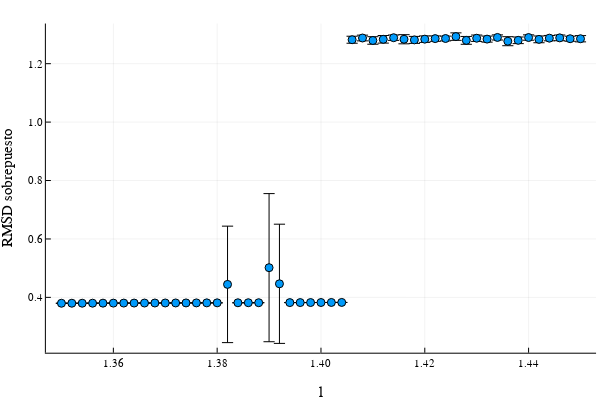

Notebook code for this chart:
### Code cell
p = plot()
scatter!(lvals,rmsds_mean,yerror=rmsds_error,ylabel="RMSD sobrepuesto",xlabel="l",label=false)

### Figure 1 — Plotly figure (JSON) as saved in the notebook; plotly's stock layout.template omitted (floating-point values rounded to 4 significant figures)
{"data": [{"colorbar": {"title": {"text": ""}}, "legendgroup": "", "line": {"color": "rgba(0, 0, 0, 1)", "dash": "solid", "shape": "linear", "width": 1}, "marker": {"color": "rgba(0, 0, 0, 1)", "line": {"color": "rgba(0, 0, 0, 1)", "width": 1}, "size": 8, "symbol": "line-ew"}, "mode": "lines+markers", "name": "", "showlegend": false, "type": "scatter", "x": [1.35, 1.35], "xaxis": "x", "y": [0.3799, 0.3799], "yaxis": "y", "zmax": null, "zmin": null}, {"colorbar": {"title": {"text": ""}}, "legendgroup": "", "line": {"color": "rgba(0, 0, 0, 1)", "dash": "solid", "shape": "linear", "width": 1}, "marker": {"color": "rgba(0, 0, 0, 1)", "line": {"color": "rgba(0, 0, 0, 1)", "width": 1}, "size": 8, "symbol": "line-ew"}, "mode": "lines+markers", "name": "", "showlegend": false, "type": "scatter", "x": [1.352, 1.352], "xaxis": "x", "y": [0.38, 0.38], "yaxis": "y", "zmax": null, "zmin": null}, {"colorbar": {"title": {"text": ""}}, "legendgroup": "", "line": {"color": "rgba(0, 0, 0, 1)", "dash": "solid", "shape": "linear", "width": 1}, "marker": {"color": "rgba(0, 0, 0, 1)", "line": {"color": "rgba(0, 0, 0, 1)", "width": 1}, "size": 8, "symbol": "line-ew"}, "mode": "lines+markers", "name": "", "showlegend": false, "type": "scatter", "x": [1.354, 1.354], "xaxis": "x", "y": [0.38, 0.38], "yaxis": "y", "zmax": null, "zmin": null}, {"colorbar": {"title": {"text": ""}}, "legendgroup": "", "line": {"color": "rgba(0, 0, 0, 1)", "dash": "solid", "shape": "linear", "width": 1}, "marker": {"color": "rgba(0, 0, 0, 1)", "line": {"color": "rgba(0, 0, 0, 1)", "width": 1}, "size": 8, "symbol": "line-ew"}, "mode": "lines+markers", "name": "", "showlegend": false, "type": "scatter", "x": [1.356, 1.356], "xaxis": "x", "y": [0.3801, 0.3801], "yaxis": "y", "zmax": null, "zmin": null}, {"colorbar": {"title": {"text": ""}}, "legendgroup": "", "line": {"color": "rgba(0, 0, 0, 1)", "dash": "solid", "shape": "linear", "width": 1}, "marker": {"color": "rgba(0, 0, 0, 1)", "line": {"color": "rgba(0, 0, 0, 1)", "width": 1}, "size": 8, "symbol": "line-ew"}, "mode": "lines+markers", "name": "", "showlegend": false, "type": "scatter", "x": [1.358, 1.358], "xaxis": "x", "y": [0.3802, 0.3802], "yaxis": "y", "zmax": null, "zmin": null}, {"colorbar": {"title": {"text": ""}}, "legendgroup": "", "line": {"color": "rgba(0, 0, 0, 1)", "dash": "solid", "shape": "linear", "width": 1}, "marker": {"color": "rgba(0, 0, 0, 1)", "line": {"color": "rgba(0, 0, 0, 1)", "width": 1}, "size": 8, "symbol": "line-ew"}, "mode": "lines+markers", "name": "", "showlegend": false, "type": "scatter", "x": [1.36, 1.36], "xaxis": "x", "y": [0.3803, 0.3803], "yaxis": "y", "zmax": null, "zmin": null}, {"colorbar": {"title": {"text": ""}}, "legendgroup": "", "line": {"color": "rgba(0, 0, 0, 1)", "dash": "solid", "shape": "linear", "width": 1}, "marker": {"color": "rgba(0, 0, 0, 1)", "line": {"color": "rgba(0, 0, 0, 1)", "width": 1}, "size": 8, "symbol": "line-ew"}, "mode": "lines+markers", "name": "", "showlegend": false, "type": "scatter", "x": [1.362, 1.362], "xaxis": "x", "y": [0.3804, 0.3804], "yaxis": "y", "zmax": null, "zmin": null}, {"colorbar": {"title": {"text": ""}}, "legendgroup": "", "line": {"color": "rgba(0, 0, 0, 1)", "dash": "solid", "shape": "linear", "width": 1}, "marker": {"color": "rgba(0, 0, 0, 1)", "line": {"color": "rgba(0, 0, 0, 1)", "width": 1}, "size": 8, "symbol": "line-ew"}, "mode": "lines+markers", "name": "", "showlegend": false, "type": "scatter", "x": [1.364, 1.364], "xaxis": "x", "y": [0.3805, 0.3805], "yaxis": "y", "zmax": null, "zmin": null}, {"colorbar": {"title": {"text": ""}}, "legendgroup": "", "line": {"color": "rgba(0, 0, 0, 1)", "dash": "solid", "shape": "linear", "width": 1}, "marker": {"color": "rgba(0, 0, 0, 1)", "line": {"color": "rgba(0, 0, 0, 1)", "width": 1}, "size": 8, "symbol": "line-ew"}, "mode": "lines+markers", "name": "", "showlegend": false, "type": "scatter", "x": [1.366, 1.366], "xaxis": "x", "y": [0.3806, 0.3806], "yaxis": "y", "zmax": null, "zmin": null}, {"colorbar": {"title": {"text": ""}}, "legendgroup": "", "line": {"color": "rgba(0, 0, 0, 1)", "dash": "solid", "shape": "linear", "width": 1}, "marker": {"color": "rgba(0, 0, 0, 1)", "line": {"color": "rgba(0, 0, 0, 1)", "width": 1}, "size": 8, "symbol": "line-ew"}, "mode": "lines+markers", "name": "", "showlegend": false, "type": "scatter", "x": [1.368, 1.368], "xaxis": "x", "y": [0.3807, 0.3807], "yaxis": "y", "zmax": null, "zmin": null}, {"colorbar": {"title": {"text": ""}}, "legendgroup": "", "line": {"color": "rgba(0, 0, 0, 1)", "dash": "solid", "shape": "linear", "width": 1}, "marker": {"color": "rgba(0, 0, 0, 1)", "line": {"color": "rgba(0, 0, 0, 1)", "width": 1}, "size": 8, "symbol": "line-ew"}, "mode": "lines+markers", "name": "", "showlegend": false, "type": "scatter", "x": [1.37, 1.37], "xaxis": "x", "y": [0.3808, 0.3808], "yaxis": "y", "zmax": null, "zmin": null}, {"colorbar": {"title": {"text": ""}}, "legendgroup": "", "line": {"color": "rgba(0, 0, 0, 1)", "dash": "solid", "shape": "linear", "width": 1}, "marker": {"color": "rgba(0, 0, 0, 1)", "line": {"color": "rgba(0, 0, 0, 1)", "width": 1}, "size": 8, "symbol": "line-ew"}, "mode": "lines+markers", "name": "", "showlegend": false, "type": "scatter", "x": [1.372, 1.372], "xaxis": "x", "y": [0.3809, 0.3809], "yaxis": "y", "zmax": null, "zmin": null}, {"colorbar": {"title": {"text": ""}}, "legendgroup": "", "line": {"color": "rgba(0, 0, 0, 1)", "dash": "solid", "shape": "linear", "width": 1}, "marker": {"color": "rgba(0, 0, 0, 1)", "line": {"color": "rgba(0, 0, 0, 1)", "width": 1}, "size": 8, "symbol": "line-ew"}, "mode": "lines+markers", "name": "", "showlegend": false, "type": "scatter", "x": [1.374, 1.374], "xaxis": "x", "y": [0.381, 0.381], "yaxis": "y", "zmax": null, "zmin": null}, {"colorbar": {"title": {"text": ""}}, "legendgroup": "", "line": {"color": "rgba(0, 0, 0, 1)", "dash": "solid", "shape": "linear", "width": 1}, "marker": {"color": "rgba(0, 0, 0, 1)", "line": {"color": "rgba(0, 0, 0, 1)", "width": 1}, "size": 8, "symbol": "line-ew"}, "mode": "lines+markers", "name": "", "showlegend": false, "type": "scatter", "x": [1.376, 1.376], "xaxis": "x", "y": [0.3811, 0.3811], "yaxis": "y", "zmax": null, "zmin": null}, {"colorbar": {"title": {"text": ""}}, "legendgroup": "", "line": {"color": "rgba(0, 0, 0, 1)", "dash": "solid", "shape": "linear", "width": 1}, "marker": {"color": "rgba(0, 0, 0, 1)", "line": {"color": "rgba(0, 0, 0, 1)", "width": 1}, "size": 8, "symbol": "line-ew"}, "mode": "lines+markers", "name": "", "showlegend": false, "type": "scatter", "x": [1.378, 1.378], "xaxis": "x", "y": [0.3812, 0.3812], "yaxis": "y", "zmax": null, "zmin": null}, {"colorbar": {"title": {"text": ""}}, "legendgroup": "", "line": {"color": "rgba(0, 0, 0, 1)", "dash": "solid", "shape": "linear", "width": 1}, "marker": {"color": "rgba(0, 0, 0, 1)", "line": {"color": "rgba(0, 0, 0, 1)", "width": 1}, "size": 8, "symbol": "line-ew"}, "mode": "lines+markers", "name": "", "showlegend": false, "type": "scatter", "x": [1.38, 1.38], "xaxis": "x", "y": [0.3813, 0.3813], "yaxis": "y", "zmax": null, "zmin": null}, {"colorbar": {"title": {"text": ""}}, "legendgroup": "", "line": {"color": "rgba(0, 0, 0, 1)", "dash": "solid", "shape": "linear", "width": 1}, "marker": {"color": "rgba(0, 0, 0, 1)", "line": {"color": "rgba(0, 0, 0, 1)", "width": 1}, "size": 8, "symbol": "line-ew"}, "mode": "lines+markers", "name": "", "showlegend": false, "type": "scatter", "x": [1.382, 1.382], "xaxis": "x", "y": [0.2451, 0.6438], "yaxis": "y", "zmax": null, "zmin": null}, {"colorbar": {"title": {"text": ""}}, "legendgroup": "", "line": {"color": "rgba(0, 0, 0, 1)", "dash": "solid", "shape": "linear", "width": 1}, "marker": {"color": "rgba(0, 0, 0, 1)", "line": {"color": "rgba(0, 0, 0, 1)", "width": 1}, "size": 8, "symbol": "line-ew"}, "mode": "lines+markers", "name": "", "showlegend": false, "type": "scatter", "x": [1.384, 1.384], "xaxis": "x", "y": [0.3815, 0.3815], "yaxis": "y", "zmax": null, "zmin": null}, {"colorbar": {"title": {"text": ""}}, "legendgroup": "", "line": {"color": "rgba(0, 0, 0, 1)", "dash": "solid", "shape": "linear", "width": 1}, "marker": {"color": "rgba(0, 0, 0, 1)", "line": {"color": "rgba(0, 0, 0, 1)", "width": 1}, "size": 8, "symbol": "line-ew"}, "mode": "lines+markers", "name": "", "showlegend": false, "type": "scatter", "x": [1.386, 1.386], "xaxis": "x", "y": [0.3816, 0.3816], "yaxis": "y", "zmax": null, "zmin": null}, {"colorbar": {"title": {"text": ""}}, "legendgroup": "", "line": {"color": "rgba(0, 0, 0, 1)", "dash": "solid", "shape": "linear", "width": 1}, "marker": {"color": "rgba(0, 0, 0, 1)", "line": {"color": "rgba(0, 0, 0, 1)", "width": 1}, "size": 8, "symbol": "line-ew"}, "mode": "lines+markers", "name": "", "showlegend": false, "type": "scatter", "x": [1.388, 1.388], "xaxis": "x", "y": [0.3817, 0.3817], "yaxis": "y", "zmax": null, "zmin": null}, {"colorbar": {"title": {"text": ""}}, "legendgroup": "", "line": {"color": "rgba(0, 0, 0, 1)", "dash": "solid", "shape": "linear", "width": 1}, "marker": {"color": "rgba(0, 0, 0, 1)", "line": {"color": "rgba(0, 0, 0, 1)", "width": 1}, "size": 8, "symbol": "line-ew"}, "mode": "lines+markers", "name": "", "showlegend": false, "type": "scatter", "x": [1.39, 1.39], "xaxis": "x", "y": [0.2482, 0.7552], "yaxis": "y", "zmax": null, "zmin": null}, {"colorbar": {"title": {"text": ""}}, "legendgroup": "", "line": {"color": "rgba(0, 0, 0, 1)", "dash": "solid", "shape": "linear", "width": 1}, "marker": {"color": "rgba(0, 0, 0, 1)", "line": {"color": "rgba(0, 0, 0, 1)", "width": 1}, "size": 8, "symbol": "line-ew"}, "mode": "lines+markers", "name": "", "showlegend": false, "type": "scatter", "x": [1.392, 1.392], "xaxis": "x", "y": [0.2425, 0.6505], "yaxis": "y", "zmax": null, "zmin": null}, {"colorbar": {"title": {"text": ""}}, "legendgroup": "", "line": {"color": "rgba(0, 0, 0, 1)", "dash": "solid", "shape": "linear", "width": 1}, "marker": {"color": "rgba(0, 0, 0, 1)", "line": {"color": "rgba(0, 0, 0, 1)", "width": 1}, "size": 8, "symbol": "line-ew"}, "mode": "lines+markers", "name": "", "showlegend": false, "type": "scatter", "x": [1.394, 1.394], "xaxis": "x", "y": [0.3821, 0.3821], "yaxis": "y", "zmax": null, "zmin": null}, {"colorbar": {"title": {"text": ""}}, "legendgroup": "", "line": {"color": "rgba(0, 0, 0, 1)", "dash": "solid", "shape": "linear", "width": 1}, "marker": {"color": "rgba(0, 0, 0, 1)", "line": {"color": "rgba(0, 0, 0, 1)", "width": 1}, "size": 8, "symbol": "line-ew"}, "mode": "lines+markers", "name": "", "showlegend": false, "type": "scatter", "x": [1.396, 1.396], "xaxis": "x", "y": [0.3822, 0.3822], "yaxis": "y", "zmax": null, "zmin": null}, {"colorbar": {"title": {"text": ""}}, "legendgroup": "", "line": {"color": "rgba(0, 0, 0, 1)", "dash": "solid", "shape": "linear", "width": 1}, "marker": {"color": "rgba(0, 0, 0, 1)", "line": {"color": "rgba(0, 0, 0, 1)", "width": 1}, "size": 8, "symbol": "line-ew"}, "mode": "lines+markers", "name": "", "showlegend": false, "type": "scatter", "x": [1.398, 1.398], "xaxis": "x", "y": [0.3823, 0.3823], "yaxis": "y", "zmax": null, "zmin": null}, {"colorbar": {"title": {"text": ""}}, "legendgroup": "", "line": {"color": "rgba(0, 0, 0, 1)", "dash": "solid", "shape": "linear", "width": 1}, "marker": {"color": "rgba(0, 0, 0, 1)", "line": {"color": "rgba(0, 0, 0, 1)", "width": 1}, "size": 8, "symbol": "line-ew"}, "mode": "lines+markers", "name": "", "showlegend": false, "type": "scatter", "x": [1.4, 1.4], "xaxis": "x", "y": [0.3824, 0.3824], "yaxis": "y", "zmax": null, "zmin": null}, {"colorbar": {"title": {"text": ""}}, "legendgroup": "", "line": {"color": "rgba(0, 0, 0, 1)", "dash": "solid", "shape": "linear", "width": 1}, "marker": {"color": "rgba(0, 0, 0, 1)", "line": {"color": "rgba(0, 0, 0, 1)", "width": 1}, "size": 8, "symbol": "line-ew"}, "mode": "lines+markers", "name": "", "showlegend": false, "type": "scatter", "x": [1.402, 1.402], "xaxis": "x", "y": [0.3826, 0.3826], "yaxis": "y", "zmax": null, "zmin": null}, {"colorbar": {"title": {"text": ""}}, "legendgroup": "", "line": {"color": "rgba(0, 0, 0, 1)", "dash": "solid", "shape": "linear", "width": 1}, "marker": {"color": "rgba(0, 0, 0, 1)", "line": {"color": "rgba(0, 0, 0, 1)", "width": 1}, "size": 8, "symbol": "line-ew"}, "mode": "lines+markers", "name": "", "showlegend": false, "type": "scatter", "x": [1.404, 1.404], "xaxis": "x", "y": [0.3827, 0.3827], "yaxis": "y", "zmax": null, "zmin": null}, {"colorbar": {"title": {"text": ""}}, "legendgroup": "", "line": {"color": "rgba(0, 0, 0, 1)", "dash": "solid", "shape": "linear", "width": 1}, "marker": {"color": "rgba(0, 0, 0, 1)", "line": {"color": "rgba(0, 0, 0, 1)", "width": 1}, "size": 8, "symbol": "line-ew"}, "mode": "lines+markers", "name": "", "showlegend": false, "type": "scatter", "x": [1.406, 1.406], "xaxis": "x", "y": [1.27, 1.294], "yaxis": "y", "zmax": null, "zmin": null}, {"colorbar": {"title": {"text": ""}}, "legendgroup": "", "line": {"color": "rgba(0, 0, 0, 1)", "dash": "solid", "shape": "linear", "width": 1}, "marker": {"color": "rgba(0, 0, 0, 1)", "line": {"color": "rgba(0, 0, 0, 1)", "width": 1}, "size": 8, "symbol": "line-ew"}, "mode": "lines+markers", "name": "", "showlegend": false, "type": "scatter", "x": [1.408, 1.408], "xaxis": "x", "y": [1.278, 1.298], "yaxis": "y", "zmax": null, "zmin": null}, {"colorbar": {"title": {"text": ""}}, "legendgroup": "", "line": {"color": "rgba(0, 0, 0, 1)", "dash": "solid", "shape": "linear", "width": 1}, "marker": {"color": "rgba(0, 0, 0, 1)", "line": {"color": "rgba(0, 0, 0, 1)", "width": 1}, "size": 8, "symbol": "line-ew"}, "mode": "lines+markers", "name": "", "showlegend": false, "type": "scatter", "x": [1.41, 1.41], "xaxis": "x", "y": [1.267, 1.292], "yaxis": "y", "zmax": null, "zmin": null}, {"colorbar": {"title": {"text": ""}}, "legendgroup": "", "line": {"color": "rgba(0, 0, 0, 1)", "dash": "solid", "shape": "linear", "width": 1}, "marker": {"color": "rgba(0, 0, 0, 1)", "line": {"color": "rgba(0, 0, 0, 1)", "width": 1}, "size": 8, "symbol": "line-ew"}, "mode": "lines+markers", "name": "", "showlegend": false, "type": "scatter", "x": [1.412, 1.412], "xaxis": "x", "y": [1.27, 1.296], "yaxis": "y", "zmax": null, "zmin": null}, {"colorbar": {"title": {"text": ""}}, "legendgroup": "", "line": {"color": "rgba(0, 0, 0, 1)", "dash": "solid", "shape": "linear", "width": 1}, "marker": {"color": "rgba(0, 0, 0, 1)", "line": {"color": "rgba(0, 0, 0, 1)", "width": 1}, "size": 8, "symbol": "line-ew"}, "mode": "lines+markers", "name": "", "showlegend": false, "type": "scatter", "x": [1.414, 1.414], "xaxis": "x", "y": [1.28, 1.298], "yaxis": "y", "zmax": null, "zmin": null}, {"colorbar": {"title": {"text": ""}}, "legendgroup": "", "line": {"color": "rgba(0, 0, 0, 1)", "dash": "solid", "shape": "linear", "width": 1}, "marker": {"color": "rgba(0, 0, 0, 1)", "line": {"color": "rgba(0, 0, 0, 1)", "width": 1}, "size": 8, "symbol": "line-ew"}, "mode": "lines+markers", "name": "", "showlegend": false, "type": "scatter", "x": [1.416, 1.416], "xaxis": "x", "y": [1.268, 1.299], "yaxis": "y", "zmax": null, "zmin": null}, {"colorbar": {"title": {"text": ""}}, "legendgroup": "", "line": {"color": "rgba(0, 0, 0, 1)", "dash": "solid", "shape": "linear", "width": 1}, "marker": {"color": "rgba(0, 0, 0, 1)", "line": {"color": "rgba(0, 0, 0, 1)", "width": 1}, "size": 8, "symbol": "line-ew"}, "mode": "lines+markers", "name": "", "showlegend": false, "type": "scatter", "x": [1.418, 1.418], "xaxis": "x", "y": [1.269, 1.293], "yaxis": "y", "zmax": null, "zmin": null}, {"colorbar": {"title": {"text": ""}}, "legendgroup": "", "line": {"color": "rgba(0, 0, 0, 1)", "dash": "solid", "shape": "linear", "width": 1}, "marker": {"color": "rgba(0, 0, 0, 1)", "line": {"color": "rgba(0, 0, 0, 1)", "width": 1}, "size": 8, "symbol": "line-ew"}, "mode": "lines+markers", "name": "", "showlegend": false, "type": "scatter", "x": [1.42, 1.42], "xaxis": "x", "y": [1.273, 1.295], "yaxis": "y", "zmax": null, "zmin": null}, {"colorbar": {"title": {"text": ""}}, "legendgroup": "", "line": {"color": "rgba(0, 0, 0, 1)", "dash": "solid", "shape": "linear", "width": 1}, "marker": {"color": "rgba(0, 0, 0, 1)", "line": {"color": "rgba(0, 0, 0, 1)", "width": 1}, "size": 8, "symbol": "line-ew"}, "mode": "lines+markers", "name": "", "showlegend": false, "type": "scatter", "x": [1.422, 1.422], "xaxis": "x", "y": [1.277, 1.295], "yaxis": "y", "zmax": null, "zmin": null}, {"colorbar": {"title": {"text": ""}}, "legendgroup": "", "line": {"color": "rgba(0, 0, 0, 1)", "dash": "solid", "shape": "linear", "width": 1}, "marker": {"color": "rgba(0, 0, 0, 1)", "line": {"color": "rgba(0, 0, 0, 1)", "width": 1}, "size": 8, "symbol": "line-ew"}, "mode": "lines+markers", "name": "", "showlegend": false, "type": "scatter", "x": [1.424, 1.424], "xaxis": "x", "y": [1.278, 1.294], "yaxis": "y", "zmax": null, "zmin": null}, {"colorbar": {"title": {"text": ""}}, "legendgroup": "", "line": {"color": "rgba(0, 0, 0, 1)", "dash": "solid", "shape": "linear", "width": 1}, "marker": {"color": "rgba(0, 0, 0, 1)", "line": {"color": "rgba(0, 0, 0, 1)", "width": 1}, "size": 8, "symbol": "line-ew"}, "mode": "lines+markers", "name": "", "showlegend": false, "type": "scatter", "x": [1.426, 1.426], "xaxis": "x", "y": [1.28, 1.305], "yaxis": "y", "zmax": null, "zmin": null}, {"colorbar": {"title": {"text": ""}}, "legendgroup": "", "line": {"color": "rgba(0, 0, 0, 1)", "dash": "solid", "shape": "linear", "width": 1}, "marker": {"color": "rgba(0, 0, 0, 1)", "line": {"color": "rgba(0, 0, 0, 1)", "width": 1}, "size": 8, "symbol": "line-ew"}, "mode": "lines+markers", "name": "", "showlegend": false, "type": "scatter", "x": [1.428, 1.428], "xaxis": "x", "y": [1.266, 1.293], "yaxis": "y", "zmax": null, "zmin": null}, {"colorbar": {"title": {"text": ""}}, "legendgroup": "", "line": {"color": "rgba(0, 0, 0, 1)", "dash": "solid", "shape": "linear", "width": 1}, "marker": {"color": "rgba(0, 0, 0, 1)", "line": {"color": "rgba(0, 0, 0, 1)", "width": 1}, "size": 8, "symbol": "line-ew"}, "mode": "lines+markers", "name": "", "showlegend": false, "type": "scatter", "x": [1.43, 1.43], "xaxis": "x", "y": [1.276, 1.298], "yaxis": "y", "zmax": null, "zmin": null}, {"colorbar": {"title": {"text": ""}}, "legendgroup": "", "line": {"color": "rgba(0, 0, 0, 1)", "dash": "solid", "shape": "linear", "width": 1}, "marker": {"color": "rgba(0, 0, 0, 1)", "line": {"color": "rgba(0, 0, 0, 1)", "width": 1}, "size": 8, "symbol": "line-ew"}, "mode": "lines+markers", "name": "", "showlegend": false, "type": "scatter", "x": [1.432, 1.432], "xaxis": "x", "y": [1.274, 1.294], "yaxis": "y", "zmax": null, "zmin": null}, {"colorbar": {"title": {"text": ""}}, "legendgroup": "", "line": {"color": "rgba(0, 0, 0, 1)", "dash": "solid", "shape": "linear", "width": 1}, "marker": {"color": "rgba(0, 0, 0, 1)", "line": {"color": "rgba(0, 0, 0, 1)", "width": 1}, "size": 8, "symbol": "line-ew"}, "mode": "lines+markers", "name": "", "showlegend": false, "type": "scatter", "x": [1.434, 1.434], "xaxis": "x", "y": [1.281, 1.299], "yaxis": "y", "zmax": null, "zmin": null}, {"colorbar": {"title": {"text": ""}}, "legendgroup": "", "line": {"color": "rgba(0, 0, 0, 1)", "dash": "solid", "shape": "linear", "width": 1}, "marker": {"color": "rgba(0, 0, 0, 1)", "line": {"color": "rgba(0, 0, 0, 1)", "width": 1}, "size": 8, "symbol": "line-ew"}, "mode": "lines+markers", "name": "", "showlegend": false, "type": "scatter", "x": [1.436, 1.436], "xaxis": "x", "y": [1.261, 1.292], "yaxis": "y", "zmax": null, "zmin": null}, {"colorbar": {"title": {"text": ""}}, "legendgroup": "", "line": {"color": "rgba(0, 0, 0, 1)", "dash": "solid", "shape": "linear", "width": 1}, "marker": {"color": "rgba(0, 0, 0, 1)", "line": {"color": "rgba(0, 0, 0, 1)", "width": 1}, "size": 8, "symbol": "line-ew"}, "mode": "lines+markers", "name": "", "showlegend": false, "type": "scatter", "x": [1.438, 1.438], "xaxis": "x", "y": [1.269, 1.291], "yaxis": "y", "zmax": null, "zmin": null}, {"colorbar": {"title": {"text": ""}}, "legendgroup": "", "line": {"color": "rgba(0, 0, 0, 1)", "dash": "solid", "shape": "linear", "width": 1}, "marker": {"color": "rgba(0, 0, 0, 1)", "line": {"color": "rgba(0, 0, 0, 1)", "width": 1}, "size": 8, "symbol": "line-ew"}, "mode": "lines+markers", "name": "", "showlegend": false, "type": "scatter", "x": [1.44, 1.44], "xaxis": "x", "y": [1.28, 1.299], "yaxis": "y", "zmax": null, "zmin": null}, {"colorbar": {"title": {"text": ""}}, "legendgroup": "", "line": {"color": "rgba(0, 0, 0, 1)", "dash": "solid", "shape": "linear", "width": 1}, "marker": {"color": "rgba(0, 0, 0, 1)", "line": {"color": "rgba(0, 0, 0, 1)", "width": 1}, "size": 8, "symbol": "line-ew"}, "mode": "lines+markers", "name": "", "showlegend": false, "type": "scatter", "x": [1.442, 1.442], "xaxis": "x", "y": [1.272, 1.295], "yaxis": "y", "zmax": null, "zmin": null}, {"colorbar": {"title": {"text": ""}}, "legendgroup": "", "line": {"color": "rgba(0, 0, 0, 1)", "dash": "solid", "shape": "linear", "width": 1}, "marker": {"color": "rgba(0, 0, 0, 1)", "line": {"color": "rgba(0, 0, 0, 1)", "width": 1}, "size": 8, "symbol": "line-ew"}, "mode": "lines+markers", "name": "", "showlegend": false, "type": "scatter", "x": [1.444, 1.444], "xaxis": "x", "y": [1.278, 1.297], "yaxis": "y", "zmax": null, "zmin": null}, {"colorbar": {"title": {"text": ""}}, "legendgroup": "", "line": {"color": "rgba(0, 0, 0, 1)", "dash": "solid", "shape": "linear", "width": 1}, "marker": {"color": "rgba(0, 0, 0, 1)", "line": {"color": "rgba(0, 0, 0, 1)", "width": 1}, "size": 8, "symbol": "line-ew"}, "mode": "lines+markers", "name": "", "showlegend": false, "type": "scatter", "x": [1.446, 1.446], "xaxis": "x", "y": [1.279, 1.298], "yaxis": "y", "zmax": null, "zmin": null}, {"colorbar": {"title": {"text": ""}}, "legendgroup": "", "line": {"color": "rgba(0, 0, 0, 1)", "dash": "solid", "shape": "linear", "width": 1}, "marker": {"color": "rgba(0, 0, 0, 1)", "line": {"color": "rgba(0, 0, 0, 1)", "width": 1}, "size": 8, "symbol": "line-ew"}, "mode": "lines+markers", "name": "", "showlegend": false, "type": "scatter", "x": [1.448, 1.448], "xaxis": "x", "y": [1.277, 1.294], "yaxis": "y", "zmax": null, "zmin": null}, {"colorbar": {"title": {"text": ""}}, "legendgroup": "", "line": {"color": "rgba(0, 0, 0, 1)", "dash": "solid", "shape": "linear", "width": 1}, "marker": {"color": "rgba(0, 0, 0, 1)", "line": {"color": "rgba(0, 0, 0, 1)", "width": 1}, "size": 8, "symbol": "line-ew"}, "mode": "lines+markers", "name": "", "showlegend": false, "type": "scatter", "x": [1.45, 1.45], "xaxis": "x", "y": [1.275, 1.296], "yaxis": "y", "zmax": null, "zmin": null}, {"colorbar": {"title": {"text": ""}}, "legendgroup": "", "marker": {"color": "rgba(0, 154, 250, 1.000)", "line": {"color": "rgba(0, 0, 0, 1)", "width": 1}, "size": 8, "symbol": "circle"}, "mode": "markers", "name": "", "showlegend": false, "type": "scatter", "x": [1.35, 1.352, 1.354, 1.356, 1.358, 1.36, 1.362, 1.364, 1.366, 1.368, 1.37, 1.372, 1.374, 1.376, 1.378, 1.38, 1.382, 1.384, 1.386, 1.388, 1.39, 1.392, 1.394, 1.396, 1.398, 1.4, 1.402, 1.404, 1.406, 1.408, 1.41, 1.412, 1.414, 1.416, 1.418, 1.42, 1.422, 1.424, 1.426, 1.428, 1.43, 1.432, 1.434, 1.436, 1.438, 1.44, 1.442, 1.444, 1.446, 1.448, 1.45], "xaxis": "x", "y": [0.3799, 0.38, 0.38, 0.3801, 0.3802, 0.3803, 0.3804, 0.3805, 0.3806, 0.3807, 0.3808, 0.3809, 0.381, 0.3811, 0.3812, 0.3813, 0.4445, 0.3815, 0.3816, 0.3817, 0.5017, 0.4465, 0.3821, 0.3822, 0.3823, 0.3824, 0.3826, 0.3827, 1.282, 1.288, 1.279, 1.283, 1.289, 1.284, 1.281, 1.284, 1.286, 1.286, 1.293, 1.28, 1.287, 1.284, 1.29, 1.277, 1.28, 1.289, 1.283, 1.287, 1.288, 1.285, 1.285], "yaxis": "y", "zmax": null, "zmin": null}], "layout": {"annotations": [], "height": 400, "legend": {"bgcolor": "rgba(255, 255, 255, 1.000)", "bordercolor": "rgba(0, 0, 0, 1)", "borderwidth": 1, "font": {"color": "rgba(0, 0, 0, 1)", "family": "sans-serif", "size": 11}, "title": {"font": {"color": "rgba(0, 0, 0, 1)", "family": "sans-serif", "size": 15}, "text": ""}, "tracegroupgap": 0, "traceorder": "normal", "x": 1, "xanchor": "auto", "y": 1, "yanchor": "auto"}, "margin": {"b": 20, "l": 0, "r": 0, "t": 20}, "paper_bgcolor": "rgba(255, 255, 255, 1.000)", "plot_bgcolor": "rgba(255, 255, 255, 1.000)", "showlegend": true, "width": 600, "xaxis": {"anchor": "y", "domain": [0.07647, 0.9934], "gridcolor": "rgba(0, 0, 0, 0.1)", "gridwidth": 0.5, "linecolor": "rgba(0, 0, 0, 1)", "mirror": false, "range": [1.347, 1.453], "showgrid": true, "showline": true, "showticklabels": true, "tickangle": 0, "tickcolor": "rgb(0, 0, 0)", "tickfont": {"color": "rgba(0, 0, 0, 1)", "family": "sans-serif", "size": 11}, "tickmode": "array", "ticks": "inside", "ticktext": ["1.36", "1.38", "1.40", "1.42", "1.44"], "tickvals": [1.36, 1.38, 1.4, 1.42, 1.44], "title": {"font": {"color": "rgba(0, 0, 0, 1)", "family": "sans-serif", "size": 15}, "text": "l"}, "type": "linear", "visible": true, "zeroline": false, "zerolinecolor": "rgba(0, 0, 0, 1)"}, "yaxis": {"anchor": "x", "domain": [0.07581, 0.9902], "gridcolor": "rgba(0, 0, 0, 0.1)", "gridwidth": 0.5, "linecolor": "rgba(0, 0, 0, 1)", "mirror": false, "range": [0.2106, 1.337], "showgrid": true, "showline": true, "showticklabels": true, "tickangle": 0, "tickcolor": "rgb(0, 0, 0)", "tickfont": {"color": "rgba(0, 0, 0, 1)", "family": "sans-serif", "size": 11}, "tickmode": "array", "ticks": "inside", "ticktext": ["0.4", "0.6", "0.8", "1.0", "1.2"], "tickvals": [0.4, 0.6, 0.8, 1, 1.2], "title": {"font": {"color": "rgba(0, 0, 0, 1)", "family": "sans-serif", "size": 15}, "text": "RMSD sobrepuesto"}, "type": "linear", "visible": true, "zeroline": false, "zerolinecolor": "rgba(0, 0, 0, 1)"}}}
